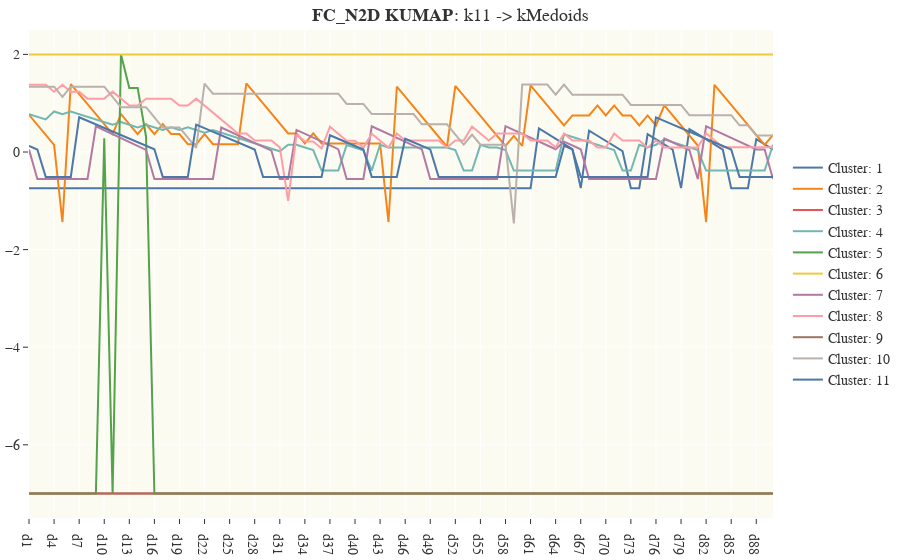

Notebook source saved alongside this figure:
### Code cell
plot_centers(sol_name= 'FC_N2D', center_type = 'kMedoids', alg = 'KUMAP', k = 'k11')

### Figure 1 — Plotly figure (JSON) as saved in the notebook; plotly's stock layout.template omitted (floating-point values rounded to 4 significant figures)
{"data": [{"hovertemplate": "%{y:.1f}", "line": {"color": "#4C78A8", "width": 2}, "mode": "lines", "name": "Cluster: 1", "type": "scatter", "visible": true, "x": ["d1", "d2", "d3", "d4", "d5", "d6", "d7", "d8", "d9", "d10", "d11", "d12", "d13", "d14", "d15", "d16", "d17", "d18", "d19", "d20", "d21", "d22", "d23", "d24", "d25", "d26", "d27", "d28", "d29", "d30", "d31", "d32", "d33", "d34", "d35", "d36", "d37", "d38", "d39", "d40", "d41", "d42", "d43", "d44", "d45", "d46", "d47", "d48", "d49", "d50", "d51", "d52", "d53", "d54", "d55", "d56", "d57", "d58", "d59", "d60", "d61", "d62", "d63", "d64", "d65", "d66", "d67", "d68", "d69", "d70", "d71", "d72", "d73", "d74", "d75", "d76", "d77", "d78", "d79", "d80", "d81", "d82", "d83", "d84", "d85", "d86", "d87", "d88", "d89", "d90"], "y": [-0.7405, -0.7405, -0.7405, -0.7405, -0.7405, -0.7405, -0.7405, -0.7405, -0.7405, -0.7405, -0.7405, -0.7405, -0.7405, -0.7405, -0.7405, -0.7405, -0.7405, -0.7405, -0.7405, -0.7405, -0.7405, -0.7405, -0.7405, -0.7405, -0.7405, -0.7405, -0.7405, -0.7405, -0.7405, -0.7405, -0.7405, -0.7405, -0.7405, -0.7405, -0.7405, -0.7405, -0.7405, -0.7405, -0.7405, -0.7405, -0.7405, -0.7405, -0.7405, -0.7405, -0.7405, -0.7405, -0.7405, -0.7405, -0.7405, -0.7405, -0.7405, -0.7405, -0.7405, -0.7405, -0.7405, -0.7405, -0.7405, -0.7405, -0.7405, -0.7405, -0.7405, 0.4818, 0.376, 0.2703, 0.1645, 0.0587, -0.7405, 0.439, 0.3332, 0.2274, 0.1216, 0.01586, -0.7405, -0.7405, 0.3648, 0.259, 0.1532, 0.04747, -0.7405, 0.4705, 0.3647, 0.259, 0.1532, 0.0474, -0.7405, -0.7405, -0.7405, 0.2642, 0.1584, 0.05264]}, {"hovertemplate": "%{y:.1f}", "line": {"color": "#F58518", "width": 2}, "mode": "lines", "name": "Cluster: 2", "type": "scatter", "visible": true, "x": ["d1", "d2", "d3", "d4", "d5", "d6", "d7", "d8", "d9", "d10", "d11", "d12", "d13", "d14", "d15", "d16", "d17", "d18", "d19", "d20", "d21", "d22", "d23", "d24", "d25", "d26", "d27", "d28", "d29", "d30", "d31", "d32", "d33", "d34", "d35", "d36", "d37", "d38", "d39", "d40", "d41", "d42", "d43", "d44", "d45", "d46", "d47", "d48", "d49", "d50", "d51", "d52", "d53", "d54", "d55", "d56", "d57", "d58", "d59", "d60", "d61", "d62", "d63", "d64", "d65", "d66", "d67", "d68", "d69", "d70", "d71", "d72", "d73", "d74", "d75", "d76", "d77", "d78", "d79", "d80", "d81", "d82", "d83", "d84", "d85", "d86", "d87", "d88", "d89", "d90"], "y": [0.7623, 0.5572, 0.3521, 0.147, -1.436, 1.392, 1.187, 0.9817, 0.7766, 0.5715, 0.3665, 0.7766, 0.5715, 0.3665, 0.5715, 0.3665, 0.5715, 0.3665, 0.3665, 0.1614, 0.1614, 0.3665, 0.1614, 0.1614, 0.1614, 0.1614, 1.406, 1.201, 0.9962, 0.7911, 0.586, 0.3809, 0.3809, 0.1758, 0.3809, 0.1758, 0.1758, 0.1758, 0.1758, 0.1758, 0.1758, 0.1758, 0.1758, -1.436, 1.338, 1.133, 0.9277, 0.7226, 0.5176, 0.3125, 0.1074, 1.354, 1.149, 0.9443, 0.7392, 0.5341, 0.329, 0.1239, 0.329, 0.1239, 1.364, 1.159, 0.9536, 0.7485, 0.5434, 0.7485, 0.7485, 0.7485, 0.9536, 0.7485, 0.9536, 0.7485, 0.7485, 0.5434, 0.7485, 0.5434, 0.9536, 0.7485, 0.5434, 0.3384, 0.1333, -1.436, 1.376, 1.171, 0.966, 0.7609, 0.5559, 0.3508, 0.1457, 0.3508]}, {"hovertemplate": "%{y:.1f}", "line": {"color": "#E45756", "width": 2}, "mode": "lines", "name": "Cluster: 3", "type": "scatter", "visible": true, "x": ["d1", "d2", "d3", "d4", "d5", "d6", "d7", "d8", "d9", "d10", "d11", "d12", "d13", "d14", "d15", "d16", "d17", "d18", "d19", "d20", "d21", "d22", "d23", "d24", "d25", "d26", "d27", "d28", "d29", "d30", "d31", "d32", "d33", "d34", "d35", "d36", "d37", "d38", "d39", "d40", "d41", "d42", "d43", "d44", "d45", "d46", "d47", "d48", "d49", "d50", "d51", "d52", "d53", "d54", "d55", "d56", "d57", "d58", "d59", "d60", "d61", "d62", "d63", "d64", "d65", "d66", "d67", "d68", "d69", "d70", "d71", "d72", "d73", "d74", "d75", "d76", "d77", "d78", "d79", "d80", "d81", "d82", "d83", "d84", "d85", "d86", "d87", "d88", "d89", "d90"], "y": [-7, -7, -7, -7, -7, -7, -7, -7, -7, -7, -7, -7, -7, -7, -7, -7, -7, -7, -7, -7, -7, -7, -7, -7, -7, -7, -7, -7, -7, -7, -7, -7, -7, -7, -7, -7, -7, -7, -7, -7, -7, -7, -7, -7, -7, -7, -7, -7, -7, -7, -7, -7, -7, -7, -7, -7, -7, -7, -7, -7, -7, -7, -7, -7, -7, -7, -7, -7, -7, -7, -7, -7, -7, -7, -7, -7, -7, -7, -7, -7, -7, -7, -7, -7, -7, -7, -7, -7, -7, -7]}, {"hovertemplate": "%{y:.1f}", "line": {"color": "#72B7B2", "width": 2}, "mode": "lines", "name": "Cluster: 4", "type": "scatter", "visible": true, "x": ["d1", "d2", "d3", "d4", "d5", "d6", "d7", "d8", "d9", "d10", "d11", "d12", "d13", "d14", "d15", "d16", "d17", "d18", "d19", "d20", "d21", "d22", "d23", "d24", "d25", "d26", "d27", "d28", "d29", "d30", "d31", "d32", "d33", "d34", "d35", "d36", "d37", "d38", "d39", "d40", "d41", "d42", "d43", "d44", "d45", "d46", "d47", "d48", "d49", "d50", "d51", "d52", "d53", "d54", "d55", "d56", "d57", "d58", "d59", "d60", "d61", "d62", "d63", "d64", "d65", "d66", "d67", "d68", "d69", "d70", "d71", "d72", "d73", "d74", "d75", "d76", "d77", "d78", "d79", "d80", "d81", "d82", "d83", "d84", "d85", "d86", "d87", "d88", "d89", "d90"], "y": [0.7768, 0.7224, 0.6679, 0.8312, 0.7768, 0.8312, 0.7768, 0.7224, 0.6679, 0.6135, 0.559, 0.6135, 0.559, 0.5046, 0.559, 0.5046, 0.4501, 0.5046, 0.4501, 0.5046, 0.4501, 0.3957, 0.4501, 0.3957, 0.3413, 0.2868, 0.2324, 0.1779, 0.1235, 0.06906, 0.01462, 0.1473, 0.1473, 0.09282, 0.03838, -0.3811, -0.3811, -0.3811, 0.1418, 0.08738, 0.03294, -0.3811, 0.1475, 0.09303, 0.09303, 0.09303, 0.09303, 0.09303, 0.09303, 0.09303, 0.09303, 0.03859, -0.3811, -0.3811, 0.1472, 0.09276, 0.09276, 0.03832, -0.3811, -0.3811, -0.3811, -0.3811, -0.3811, -0.3811, 0.3649, 0.3105, 0.2561, 0.2016, 0.1472, 0.09273, 0.03829, -0.3811, -0.3811, 0.1484, 0.09397, 0.1484, 0.2573, 0.2029, 0.1484, 0.09397, 0.03953, -0.3811, -0.3811, -0.3811, -0.3811, -0.3811, -0.3811, -0.3811, -0.3811, 0.1484]}, {"hovertemplate": "%{y:.1f}", "line": {"color": "#54A24B", "width": 2}, "mode": "lines", "name": "Cluster: 5", "type": "scatter", "visible": true, "x": ["d1", "d2", "d3", "d4", "d5", "d6", "d7", "d8", "d9", "d10", "d11", "d12", "d13", "d14", "d15", "d16", "d17", "d18", "d19", "d20", "d21", "d22", "d23", "d24", "d25", "d26", "d27", "d28", "d29", "d30", "d31", "d32", "d33", "d34", "d35", "d36", "d37", "d38", "d39", "d40", "d41", "d42", "d43", "d44", "d45", "d46", "d47", "d48", "d49", "d50", "d51", "d52", "d53", "d54", "d55", "d56", "d57", "d58", "d59", "d60", "d61", "d62", "d63", "d64", "d65", "d66", "d67", "d68", "d69", "d70", "d71", "d72", "d73", "d74", "d75", "d76", "d77", "d78", "d79", "d80", "d81", "d82", "d83", "d84", "d85", "d86", "d87", "d88", "d89", "d90"], "y": [-7, -7, -7, -7, -7, -7, -7, -7, -7, 0.2808, -7, 2, 1.313, 1.313, 0.3132, -7, -7, -7, -7, -7, -7, -7, -7, -7, -7, -7, -7, -7, -7, -7, -7, -7, -7, -7, -7, -7, -7, -7, -7, -7, -7, -7, -7, -7, -7, -7, -7, -7, -7, -7, -7, -7, -7, -7, -7, -7, -7, -7, -7, -7, -7, -7, -7, -7, -7, -7, -7, -7, -7, -7, -7, -7, -7, -7, -7, -7, -7, -7, -7, -7, -7, -7, -7, -7, -7, -7, -7, -7, -7, -7]}, {"hovertemplate": "%{y:.1f}", "line": {"color": "#EECA3B", "width": 2}, "mode": "lines", "name": "Cluster: 6", "type": "scatter", "visible": true, "x": ["d1", "d2", "d3", "d4", "d5", "d6", "d7", "d8", "d9", "d10", "d11", "d12", "d13", "d14", "d15", "d16", "d17", "d18", "d19", "d20", "d21", "d22", "d23", "d24", "d25", "d26", "d27", "d28", "d29", "d30", "d31", "d32", "d33", "d34", "d35", "d36", "d37", "d38", "d39", "d40", "d41", "d42", "d43", "d44", "d45", "d46", "d47", "d48", "d49", "d50", "d51", "d52", "d53", "d54", "d55", "d56", "d57", "d58", "d59", "d60", "d61", "d62", "d63", "d64", "d65", "d66", "d67", "d68", "d69", "d70", "d71", "d72", "d73", "d74", "d75", "d76", "d77", "d78", "d79", "d80", "d81", "d82", "d83", "d84", "d85", "d86", "d87", "d88", "d89", "d90"], "y": [2, 2, 2, 2, 2, 2, 2, 2, 2, 2, 2, 2, 2, 2, 2, 2, 2, 2, 2, 2, 2, 2, 2, 2, 2, 2, 2, 2, 2, 2, 2, 2, 2, 2, 2, 2, 2, 2, 2, 2, 2, 2, 2, 2, 2, 2, 2, 2, 2, 2, 2, 2, 2, 2, 2, 2, 2, 2, 2, 2, 2, 2, 2, 2, 2, 2, 2, 2, 2, 2, 2, 2, 2, 2, 2, 2, 2, 2, 2, 2, 2, 2, 2, 2, 2, 2, 2, 2, 2, 2]}, {"hovertemplate": "%{y:.1f}", "line": {"color": "#B279A2", "width": 2}, "mode": "lines", "name": "Cluster: 7", "type": "scatter", "visible": true, "x": ["d1", "d2", "d3", "d4", "d5", "d6", "d7", "d8", "d9", "d10", "d11", "d12", "d13", "d14", "d15", "d16", "d17", "d18", "d19", "d20", "d21", "d22", "d23", "d24", "d25", "d26", "d27", "d28", "d29", "d30", "d31", "d32", "d33", "d34", "d35", "d36", "d37", "d38", "d39", "d40", "d41", "d42", "d43", "d44", "d45", "d46", "d47", "d48", "d49", "d50", "d51", "d52", "d53", "d54", "d55", "d56", "d57", "d58", "d59", "d60", "d61", "d62", "d63", "d64", "d65", "d66", "d67", "d68", "d69", "d70", "d71", "d72", "d73", "d74", "d75", "d76", "d77", "d78", "d79", "d80", "d81", "d82", "d83", "d84", "d85", "d86", "d87", "d88", "d89", "d90"], "y": [0.04867, -0.5526, -0.5526, -0.5526, -0.5526, -0.5526, -0.5526, -0.5526, 0.5263, 0.4473, 0.3684, 0.2894, 0.2105, 0.1315, 0.0428, -0.5526, -0.5526, -0.5526, -0.5526, -0.5526, -0.5526, -0.5526, -0.5526, 0.5019, 0.423, 0.344, 0.2651, 0.1861, 0.1072, 0.02824, -0.5526, -0.5526, 0.4532, 0.3743, 0.2954, 0.2164, 0.1375, 0.05851, -0.5526, -0.5526, -0.5526, 0.5268, 0.4479, 0.3689, 0.29, 0.211, 0.1321, 0.05313, -0.5526, -0.5526, -0.5526, -0.5526, -0.5526, -0.5526, -0.5526, -0.5526, -0.5526, 0.5293, 0.4504, 0.3714, 0.2925, 0.2136, 0.1346, 0.05566, 0.2136, 0.1346, 0.05566, -0.5526, -0.5526, -0.5526, -0.5526, -0.5526, -0.5526, -0.5526, -0.5526, -0.5526, 0.2759, 0.197, 0.118, 0.03908, -0.5526, 0.5267, 0.4477, 0.3688, 0.2898, 0.2109, 0.1319, 0.053, 0.053, -0.5526]}, {"hovertemplate": "%{y:.1f}", "line": {"color": "#FF9DA6", "width": 2}, "mode": "lines", "name": "Cluster: 8", "type": "scatter", "visible": true, "x": ["d1", "d2", "d3", "d4", "d5", "d6", "d7", "d8", "d9", "d10", "d11", "d12", "d13", "d14", "d15", "d16", "d17", "d18", "d19", "d20", "d21", "d22", "d23", "d24", "d25", "d26", "d27", "d28", "d29", "d30", "d31", "d32", "d33", "d34", "d35", "d36", "d37", "d38", "d39", "d40", "d41", "d42", "d43", "d44", "d45", "d46", "d47", "d48", "d49", "d50", "d51", "d52", "d53", "d54", "d55", "d56", "d57", "d58", "d59", "d60", "d61", "d62", "d63", "d64", "d65", "d66", "d67", "d68", "d69", "d70", "d71", "d72", "d73", "d74", "d75", "d76", "d77", "d78", "d79", "d80", "d81", "d82", "d83", "d84", "d85", "d86", "d87", "d88", "d89", "d90"], "y": [1.379, 1.379, 1.379, 1.236, 1.379, 1.236, 1.236, 1.094, 1.094, 1.094, 1.236, 1.094, 0.9509, 0.9509, 1.094, 1.094, 1.094, 1.094, 0.9509, 0.9509, 1.094, 0.9509, 0.8082, 0.6654, 0.5227, 0.38, 0.38, 0.2373, 0.2373, 0.2373, 0.09453, -0.9991, 0.3582, 0.2155, 0.2155, 0.07279, 0.5178, 0.3751, 0.2324, 0.2324, 0.08963, 0.3759, 0.2331, 0.09042, 0.3783, 0.2356, 0.2356, 0.2356, 0.2356, 0.2356, 0.09288, 0.2356, 0.2356, 0.5211, 0.3783, 0.2356, 0.3783, 0.3783, 0.3783, 0.3783, 0.2356, 0.2356, 0.2356, 0.09288, 0.3787, 0.2359, 0.2359, 0.2359, 0.09321, 0.09321, 0.3791, 0.2363, 0.2363, 0.2363, 0.0936, 0.2363, 0.0936, 0.0936, 0.0936, 0.0936, 0.0936, 0.3845, 0.2418, 0.09907, 0.09907, 0.09907, 0.09907, 0.09907, 0.09907, 0.09907]}, {"hovertemplate": "%{y:.1f}", "line": {"color": "#9D755D", "width": 2}, "mode": "lines", "name": "Cluster: 9", "type": "scatter", "visible": true, "x": ["d1", "d2", "d3", "d4", "d5", "d6", "d7", "d8", "d9", "d10", "d11", "d12", "d13", "d14", "d15", "d16", "d17", "d18", "d19", "d20", "d21", "d22", "d23", "d24", "d25", "d26", "d27", "d28", "d29", "d30", "d31", "d32", "d33", "d34", "d35", "d36", "d37", "d38", "d39", "d40", "d41", "d42", "d43", "d44", "d45", "d46", "d47", "d48", "d49", "d50", "d51", "d52", "d53", "d54", "d55", "d56", "d57", "d58", "d59", "d60", "d61", "d62", "d63", "d64", "d65", "d66", "d67", "d68", "d69", "d70", "d71", "d72", "d73", "d74", "d75", "d76", "d77", "d78", "d79", "d80", "d81", "d82", "d83", "d84", "d85", "d86", "d87", "d88", "d89", "d90"], "y": [-7, -7, -7, -7, -7, -7, -7, -7, -7, -7, -7, -7, -7, -7, -7, -7, -7, -7, -7, -7, -7, -7, -7, -7, -7, -7, -7, -7, -7, -7, -7, -7, -7, -7, -7, -7, -7, -7, -7, -7, -7, -7, -7, -7, -7, -7, -7, -7, -7, -7, -7, -7, -7, -7, -7, -7, -7, -7, -7, -7, -7, -7, -7, -7, -7, -7, -7, -7, -7, -7, -7, -7, -7, -7, -7, -7, -7, -7, -7, -7, -7, -7, -7, -7, -7, -7, -7, -7, -7, -7]}, {"hovertemplate": "%{y:.1f}", "line": {"color": "#BAB0AC", "width": 2}, "mode": "lines", "name": "Cluster: 10", "type": "scatter", "visible": true, "x": ["d1", "d2", "d3", "d4", "d5", "d6", "d7", "d8", "d9", "d10", "d11", "d12", "d13", "d14", "d15", "d16", "d17", "d18", "d19", "d20", "d21", "d22", "d23", "d24", "d25", "d26", "d27", "d28", "d29", "d30", "d31", "d32", "d33", "d34", "d35", "d36", "d37", "d38", "d39", "d40", "d41", "d42", "d43", "d44", "d45", "d46", "d47", "d48", "d49", "d50", "d51", "d52", "d53", "d54", "d55", "d56", "d57", "d58", "d59", "d60", "d61", "d62", "d63", "d64", "d65", "d66", "d67", "d68", "d69", "d70", "d71", "d72", "d73", "d74", "d75", "d76", "d77", "d78", "d79", "d80", "d81", "d82", "d83", "d84", "d85", "d86", "d87", "d88", "d89", "d90"], "y": [1.338, 1.338, 1.338, 1.338, 1.128, 1.338, 1.338, 1.338, 1.338, 1.338, 1.128, 0.9195, 0.9195, 0.9195, 0.9195, 0.7104, 0.5014, 0.5014, 0.5014, 0.2924, 0.08332, 1.404, 1.195, 1.195, 1.195, 1.195, 1.195, 1.195, 1.195, 1.195, 1.195, 1.195, 1.195, 1.195, 1.195, 1.195, 1.195, 1.195, 0.9855, 0.9855, 0.9855, 0.7764, 0.7764, 0.7764, 0.7764, 0.7764, 0.7764, 0.5674, 0.5674, 0.5674, 0.5674, 0.3584, 0.1493, 0.3584, 0.1493, 0.1493, 0.1493, 0.1493, -1.463, 1.383, 1.383, 1.383, 1.383, 1.174, 1.383, 1.174, 1.174, 1.174, 1.174, 1.174, 1.174, 1.174, 0.9646, 0.9646, 0.9646, 0.9646, 0.9646, 0.9646, 0.9646, 0.7556, 0.7556, 0.7556, 0.7556, 0.7556, 0.7556, 0.5466, 0.5466, 0.3375, 0.3375, 0.3375]}, {"hovertemplate": "%{y:.1f}", "line": {"color": "#4C78A8", "width": 2}, "mode": "lines", "name": "Cluster: 11", "type": "scatter", "visible": true, "x": ["d1", "d2", "d3", "d4", "d5", "d6", "d7", "d8", "d9", "d10", "d11", "d12", "d13", "d14", "d15", "d16", "d17", "d18", "d19", "d20", "d21", "d22", "d23", "d24", "d25", "d26", "d27", "d28", "d29", "d30", "d31", "d32", "d33", "d34", "d35", "d36", "d37", "d38", "d39", "d40", "d41", "d42", "d43", "d44", "d45", "d46", "d47", "d48", "d49", "d50", "d51", "d52", "d53", "d54", "d55", "d56", "d57", "d58", "d59", "d60", "d61", "d62", "d63", "d64", "d65", "d66", "d67", "d68", "d69", "d70", "d71", "d72", "d73", "d74", "d75", "d76", "d77", "d78", "d79", "d80", "d81", "d82", "d83", "d84", "d85", "d86", "d87", "d88", "d89", "d90"], "y": [0.1248, 0.05188, -0.5104, -0.5104, -0.5104, -0.5104, 0.7129, 0.64, 0.5671, 0.4942, 0.4213, 0.3484, 0.2755, 0.2025, 0.1296, 0.05671, -0.5104, -0.5104, -0.5104, -0.5104, 0.5625, 0.4896, 0.4167, 0.3438, 0.2709, 0.1979, 0.125, 0.05212, -0.5104, -0.5104, -0.5104, -0.5104, -0.5104, -0.5104, -0.5104, -0.5104, 0.3431, 0.2702, 0.1972, 0.1243, 0.05142, -0.5104, -0.5104, -0.5104, -0.5104, 0.2718, 0.1989, 0.1259, 0.05303, -0.5104, -0.5104, -0.5104, -0.5104, -0.5104, -0.5104, -0.5104, -0.5104, -0.5104, -0.5104, -0.5104, -0.5104, -0.5104, -0.5104, -0.5104, 0.1255, 0.05262, -0.5104, -0.5104, -0.5104, -0.5104, -0.5104, -0.5104, -0.5104, -0.5104, -0.5104, 0.7084, 0.6354, 0.5625, 0.4896, 0.4167, 0.3438, 0.2709, 0.198, 0.1251, 0.05214, -0.5104, -0.5104, -0.5104, -0.5104, -0.5104]}, {"hovertemplate": "%{y:.1f}", "line": {"color": "#F58518", "width": 2}, "mode": "lines", "name": "Cluster: 12", "type": "scatter", "x": ["d1", "d2", "d3", "d4", "d5", "d6", "d7", "d8", "d9", "d10", "d11", "d12", "d13", "d14", "d15", "d16", "d17", "d18", "d19", "d20", "d21", "d22", "d23", "d24", "d25", "d26", "d27", "d28", "d29", "d30", "d31", "d32", "d33", "d34", "d35", "d36", "d37", "d38", "d39", "d40", "d41", "d42", "d43", "d44", "d45", "d46", "d47", "d48", "d49", "d50", "d51", "d52", "d53", "d54", "d55", "d56", "d57", "d58", "d59", "d60", "d61", "d62", "d63", "d64", "d65", "d66", "d67", "d68", "d69", "d70", "d71", "d72", "d73", "d74", "d75", "d76", "d77", "d78", "d79", "d80", "d81", "d82", "d83", "d84", "d85", "d86", "d87", "d88", "d89", "d90"], "y": []}, {"hovertemplate": "%{y:.1f}", "line": {"color": "#E45756", "width": 2}, "mode": "lines", "name": "Cluster: 13", "type": "scatter", "x": ["d1", "d2", "d3", "d4", "d5", "d6", "d7", "d8", "d9", "d10", "d11", "d12", "d13", "d14", "d15", "d16", "d17", "d18", "d19", "d20", "d21", "d22", "d23", "d24", "d25", "d26", "d27", "d28", "d29", "d30", "d31", "d32", "d33", "d34", "d35", "d36", "d37", "d38", "d39", "d40", "d41", "d42", "d43", "d44", "d45", "d46", "d47", "d48", "d49", "d50", "d51", "d52", "d53", "d54", "d55", "d56", "d57", "d58", "d59", "d60", "d61", "d62", "d63", "d64", "d65", "d66", "d67", "d68", "d69", "d70", "d71", "d72", "d73", "d74", "d75", "d76", "d77", "d78", "d79", "d80", "d81", "d82", "d83", "d84", "d85", "d86", "d87", "d88", "d89", "d90"], "y": []}, {"hovertemplate": "%{y:.1f}", "line": {"color": "#72B7B2", "width": 2}, "mode": "lines", "name": "Cluster: 14", "type": "scatter", "x": ["d1", "d2", "d3", "d4", "d5", "d6", "d7", "d8", "d9", "d10", "d11", "d12", "d13", "d14", "d15", "d16", "d17", "d18", "d19", "d20", "d21", "d22", "d23", "d24", "d25", "d26", "d27", "d28", "d29", "d30", "d31", "d32", "d33", "d34", "d35", "d36", "d37", "d38", "d39", "d40", "d41", "d42", "d43", "d44", "d45", "d46", "d47", "d48", "d49", "d50", "d51", "d52", "d53", "d54", "d55", "d56", "d57", "d58", "d59", "d60", "d61", "d62", "d63", "d64", "d65", "d66", "d67", "d68", "d69", "d70", "d71", "d72", "d73", "d74", "d75", "d76", "d77", "d78", "d79", "d80", "d81", "d82", "d83", "d84", "d85", "d86", "d87", "d88", "d89", "d90"], "y": []}, {"hovertemplate": "%{y:.1f}", "line": {"color": "#54A24B", "width": 2}, "mode": "lines", "name": "Cluster: 15", "type": "scatter", "x": ["d1", "d2", "d3", "d4", "d5", "d6", "d7", "d8", "d9", "d10", "d11", "d12", "d13", "d14", "d15", "d16", "d17", "d18", "d19", "d20", "d21", "d22", "d23", "d24", "d25", "d26", "d27", "d28", "d29", "d30", "d31", "d32", "d33", "d34", "d35", "d36", "d37", "d38", "d39", "d40", "d41", "d42", "d43", "d44", "d45", "d46", "d47", "d48", "d49", "d50", "d51", "d52", "d53", "d54", "d55", "d56", "d57", "d58", "d59", "d60", "d61", "d62", "d63", "d64", "d65", "d66", "d67", "d68", "d69", "d70", "d71", "d72", "d73", "d74", "d75", "d76", "d77", "d78", "d79", "d80", "d81", "d82", "d83", "d84", "d85", "d86", "d87", "d88", "d89", "d90"], "y": []}, {"hovertemplate": "%{y:.1f}", "line": {"color": "#EECA3B", "width": 2}, "mode": "lines", "name": "Cluster: 16", "type": "scatter", "x": ["d1", "d2", "d3", "d4", "d5", "d6", "d7", "d8", "d9", "d10", "d11", "d12", "d13", "d14", "d15", "d16", "d17", "d18", "d19", "d20", "d21", "d22", "d23", "d24", "d25", "d26", "d27", "d28", "d29", "d30", "d31", "d32", "d33", "d34", "d35", "d36", "d37", "d38", "d39", "d40", "d41", "d42", "d43", "d44", "d45", "d46", "d47", "d48", "d49", "d50", "d51", "d52", "d53", "d54", "d55", "d56", "d57", "d58", "d59", "d60", "d61", "d62", "d63", "d64", "d65", "d66", "d67", "d68", "d69", "d70", "d71", "d72", "d73", "d74", "d75", "d76", "d77", "d78", "d79", "d80", "d81", "d82", "d83", "d84", "d85", "d86", "d87", "d88", "d89", "d90"], "y": []}, {"hovertemplate": "%{y:.1f}", "line": {"color": "#B279A2", "width": 2}, "mode": "lines", "name": "Cluster: 17", "type": "scatter", "x": ["d1", "d2", "d3", "d4", "d5", "d6", "d7", "d8", "d9", "d10", "d11", "d12", "d13", "d14", "d15", "d16", "d17", "d18", "d19", "d20", "d21", "d22", "d23", "d24", "d25", "d26", "d27", "d28", "d29", "d30", "d31", "d32", "d33", "d34", "d35", "d36", "d37", "d38", "d39", "d40", "d41", "d42", "d43", "d44", "d45", "d46", "d47", "d48", "d49", "d50", "d51", "d52", "d53", "d54", "d55", "d56", "d57", "d58", "d59", "d60", "d61", "d62", "d63", "d64", "d65", "d66", "d67", "d68", "d69", "d70", "d71", "d72", "d73", "d74", "d75", "d76", "d77", "d78", "d79", "d80", "d81", "d82", "d83", "d84", "d85", "d86", "d87", "d88", "d89", "d90"], "y": []}, {"hovertemplate": "%{y:.1f}", "line": {"color": "#FF9DA6", "width": 2}, "mode": "lines", "name": "Cluster: 18", "type": "scatter", "x": ["d1", "d2", "d3", "d4", "d5", "d6", "d7", "d8", "d9", "d10", "d11", "d12", "d13", "d14", "d15", "d16", "d17", "d18", "d19", "d20", "d21", "d22", "d23", "d24", "d25", "d26", "d27", "d28", "d29", "d30", "d31", "d32", "d33", "d34", "d35", "d36", "d37", "d38", "d39", "d40", "d41", "d42", "d43", "d44", "d45", "d46", "d47", "d48", "d49", "d50", "d51", "d52", "d53", "d54", "d55", "d56", "d57", "d58", "d59", "d60", "d61", "d62", "d63", "d64", "d65", "d66", "d67", "d68", "d69", "d70", "d71", "d72", "d73", "d74", "d75", "d76", "d77", "d78", "d79", "d80", "d81", "d82", "d83", "d84", "d85", "d86", "d87", "d88", "d89", "d90"], "y": []}, {"hovertemplate": "%{y:.1f}", "line": {"color": "#9D755D", "width": 2}, "mode": "lines", "name": "Cluster: 19", "type": "scatter", "x": ["d1", "d2", "d3", "d4", "d5", "d6", "d7", "d8", "d9", "d10", "d11", "d12", "d13", "d14", "d15", "d16", "d17", "d18", "d19", "d20", "d21", "d22", "d23", "d24", "d25", "d26", "d27", "d28", "d29", "d30", "d31", "d32", "d33", "d34", "d35", "d36", "d37", "d38", "d39", "d40", "d41", "d42", "d43", "d44", "d45", "d46", "d47", "d48", "d49", "d50", "d51", "d52", "d53", "d54", "d55", "d56", "d57", "d58", "d59", "d60", "d61", "d62", "d63", "d64", "d65", "d66", "d67", "d68", "d69", "d70", "d71", "d72", "d73", "d74", "d75", "d76", "d77", "d78", "d79", "d80", "d81", "d82", "d83", "d84", "d85", "d86", "d87", "d88", "d89", "d90"], "y": []}, {"hovertemplate": "%{y:.1f}", "line": {"color": "#BAB0AC", "width": 2}, "mode": "lines", "name": "Cluster: 20", "type": "scatter", "x": ["d1", "d2", "d3", "d4", "d5", "d6", "d7", "d8", "d9", "d10", "d11", "d12", "d13", "d14", "d15", "d16", "d17", "d18", "d19", "d20", "d21", "d22", "d23", "d24", "d25", "d26", "d27", "d28", "d29", "d30", "d31", "d32", "d33", "d34", "d35", "d36", "d37", "d38", "d39", "d40", "d41", "d42", "d43", "d44", "d45", "d46", "d47", "d48", "d49", "d50", "d51", "d52", "d53", "d54", "d55", "d56", "d57", "d58", "d59", "d60", "d61", "d62", "d63", "d64", "d65", "d66", "d67", "d68", "d69", "d70", "d71", "d72", "d73", "d74", "d75", "d76", "d77", "d78", "d79", "d80", "d81", "d82", "d83", "d84", "d85", "d86", "d87", "d88", "d89", "d90"], "y": []}, {"hovertemplate": "%{y:.1f}", "line": {"color": "#4C78A8", "width": 2}, "mode": "lines", "name": "Cluster: 21", "type": "scatter", "x": ["d1", "d2", "d3", "d4", "d5", "d6", "d7", "d8", "d9", "d10", "d11", "d12", "d13", "d14", "d15", "d16", "d17", "d18", "d19", "d20", "d21", "d22", "d23", "d24", "d25", "d26", "d27", "d28", "d29", "d30", "d31", "d32", "d33", "d34", "d35", "d36", "d37", "d38", "d39", "d40", "d41", "d42", "d43", "d44", "d45", "d46", "d47", "d48", "d49", "d50", "d51", "d52", "d53", "d54", "d55", "d56", "d57", "d58", "d59", "d60", "d61", "d62", "d63", "d64", "d65", "d66", "d67", "d68", "d69", "d70", "d71", "d72", "d73", "d74", "d75", "d76", "d77", "d78", "d79", "d80", "d81", "d82", "d83", "d84", "d85", "d86", "d87", "d88", "d89", "d90"], "y": []}, {"hovertemplate": "%{y:.1f}", "line": {"color": "#F58518", "width": 2}, "mode": "lines", "name": "Cluster: 22", "type": "scatter", "x": ["d1", "d2", "d3", "d4", "d5", "d6", "d7", "d8", "d9", "d10", "d11", "d12", "d13", "d14", "d15", "d16", "d17", "d18", "d19", "d20", "d21", "d22", "d23", "d24", "d25", "d26", "d27", "d28", "d29", "d30", "d31", "d32", "d33", "d34", "d35", "d36", "d37", "d38", "d39", "d40", "d41", "d42", "d43", "d44", "d45", "d46", "d47", "d48", "d49", "d50", "d51", "d52", "d53", "d54", "d55", "d56", "d57", "d58", "d59", "d60", "d61", "d62", "d63", "d64", "d65", "d66", "d67", "d68", "d69", "d70", "d71", "d72", "d73", "d74", "d75", "d76", "d77", "d78", "d79", "d80", "d81", "d82", "d83", "d84", "d85", "d86", "d87", "d88", "d89", "d90"], "y": []}, {"hovertemplate": "%{y:.1f}", "line": {"color": "#E45756", "width": 2}, "mode": "lines", "name": "Cluster: 23", "type": "scatter", "x": ["d1", "d2", "d3", "d4", "d5", "d6", "d7", "d8", "d9", "d10", "d11", "d12", "d13", "d14", "d15", "d16", "d17", "d18", "d19", "d20", "d21", "d22", "d23", "d24", "d25", "d26", "d27", "d28", "d29", "d30", "d31", "d32", "d33", "d34", "d35", "d36", "d37", "d38", "d39", "d40", "d41", "d42", "d43", "d44", "d45", "d46", "d47", "d48", "d49", "d50", "d51", "d52", "d53", "d54", "d55", "d56", "d57", "d58", "d59", "d60", "d61", "d62", "d63", "d64", "d65", "d66", "d67", "d68", "d69", "d70", "d71", "d72", "d73", "d74", "d75", "d76", "d77", "d78", "d79", "d80", "d81", "d82", "d83", "d84", "d85", "d86", "d87", "d88", "d89", "d90"], "y": []}, {"hovertemplate": "%{y:.1f}", "line": {"color": "#72B7B2", "width": 2}, "mode": "lines", "name": "Cluster: 24", "type": "scatter", "x": ["d1", "d2", "d3", "d4", "d5", "d6", "d7", "d8", "d9", "d10", "d11", "d12", "d13", "d14", "d15", "d16", "d17", "d18", "d19", "d20", "d21", "d22", "d23", "d24", "d25", "d26", "d27", "d28", "d29", "d30", "d31", "d32", "d33", "d34", "d35", "d36", "d37", "d38", "d39", "d40", "d41", "d42", "d43", "d44", "d45", "d46", "d47", "d48", "d49", "d50", "d51", "d52", "d53", "d54", "d55", "d56", "d57", "d58", "d59", "d60", "d61", "d62", "d63", "d64", "d65", "d66", "d67", "d68", "d69", "d70", "d71", "d72", "d73", "d74", "d75", "d76", "d77", "d78", "d79", "d80", "d81", "d82", "d83", "d84", "d85", "d86", "d87", "d88", "d89", "d90"], "y": []}, {"hovertemplate": "%{y:.1f}", "line": {"color": "#54A24B", "width": 2}, "mode": "lines", "name": "Cluster: 25", "type": "scatter", "x": ["d1", "d2", "d3", "d4", "d5", "d6", "d7", "d8", "d9", "d10", "d11", "d12", "d13", "d14", "d15", "d16", "d17", "d18", "d19", "d20", "d21", "d22", "d23", "d24", "d25", "d26", "d27", "d28", "d29", "d30", "d31", "d32", "d33", "d34", "d35", "d36", "d37", "d38", "d39", "d40", "d41", "d42", "d43", "d44", "d45", "d46", "d47", "d48", "d49", "d50", "d51", "d52", "d53", "d54", "d55", "d56", "d57", "d58", "d59", "d60", "d61", "d62", "d63", "d64", "d65", "d66", "d67", "d68", "d69", "d70", "d71", "d72", "d73", "d74", "d75", "d76", "d77", "d78", "d79", "d80", "d81", "d82", "d83", "d84", "d85", "d86", "d87", "d88", "d89", "d90"], "y": []}], "layout": {"autosize": true, "font": {"family": "Times New Roman", "size": 14}, "hovermode": "x", "legend": {"x": 1.02, "xanchor": "left", "y": 0.5, "yanchor": "middle"}, "margin": {"b": 20, "l": 5, "r": 20, "t": 30}, "paper_bgcolor": "white", "plot_bgcolor": "rgba(252, 251, 242, 1)", "showlegend": true, "title": {"font": {"family": "Garamond", "size": 18}, "text": "<b>FC_N2D KUMAP</b>: k11 -> kMedoids", "xanchor": "center", "yanchor": "middle"}, "xaxis": {"autorange": true, "range": [0, 89], "showspikes": false, "type": "category"}, "yaxis": {"autorange": true, "range": [-7.5, 2.5], "showspikes": false, "type": "linear"}}}
